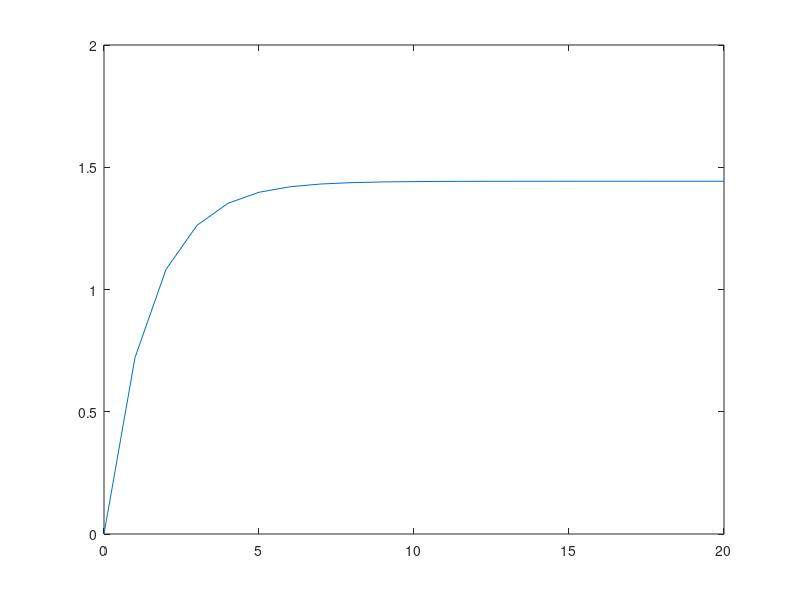

The MATLAB script that drew this image:
clc;
clear all;

k1 = 0.6931;
k2 = 0.0231;
I = 1;

c = @(t) (I/k1)*(1-exp(-k1*t));

t_max = 20;

t = 0:1:t_max;

x = zeros(1,t_max+1);
y = zeros(1,t_max+1);

c2 = @(t) ( (I/k2)*(1-exp(-k2*t)) - (I/(k2-k1))*( exp(-k1*t) - exp(-k2*t)) );

for i=1:1:t_max+1
    x(i) = c(i-1);
end

for i=1:1:t_max+1
    y(i) = c2(i-1);
end

plot(t,x);

limiting = I/k1